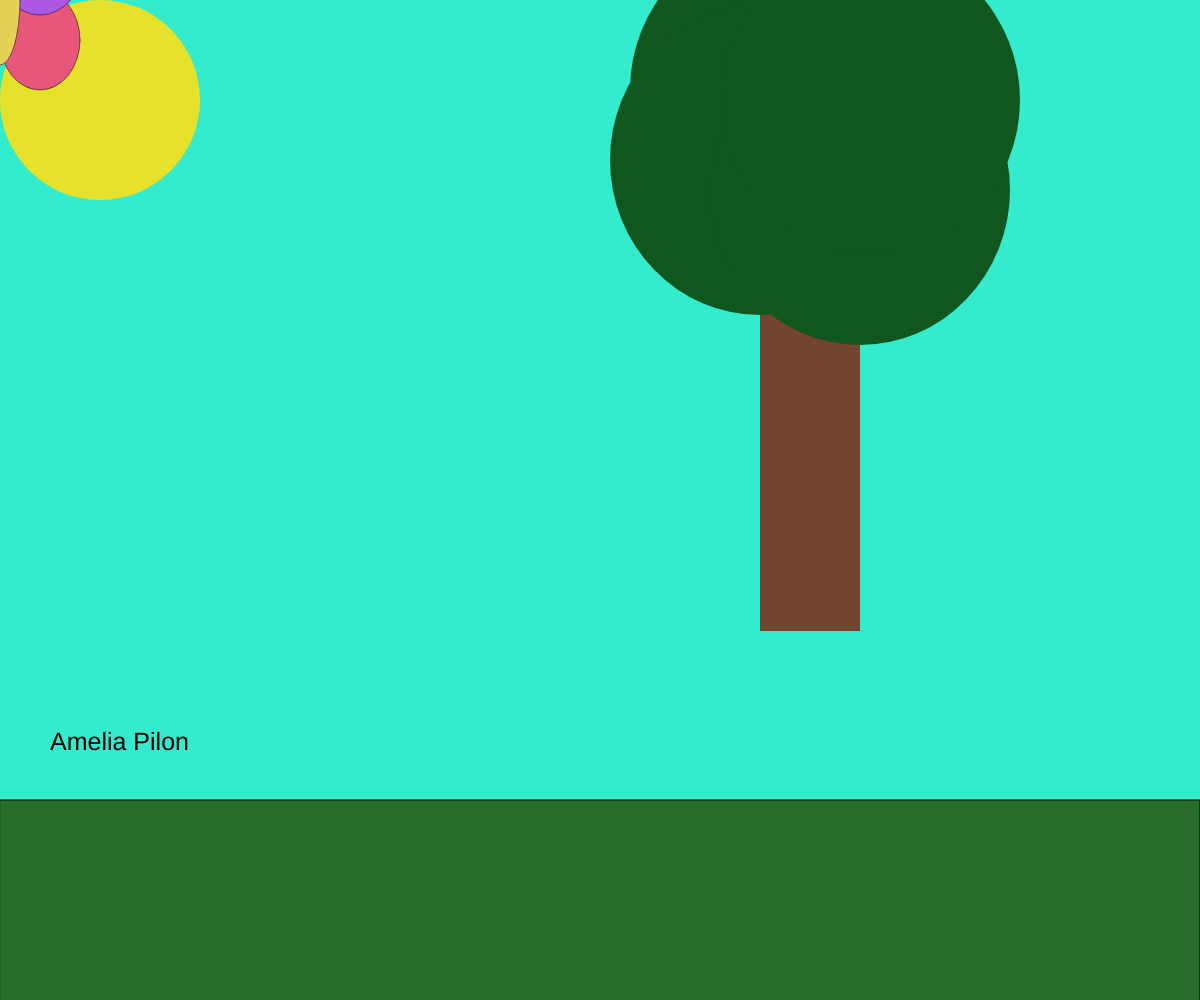
Frame 1 (no input)
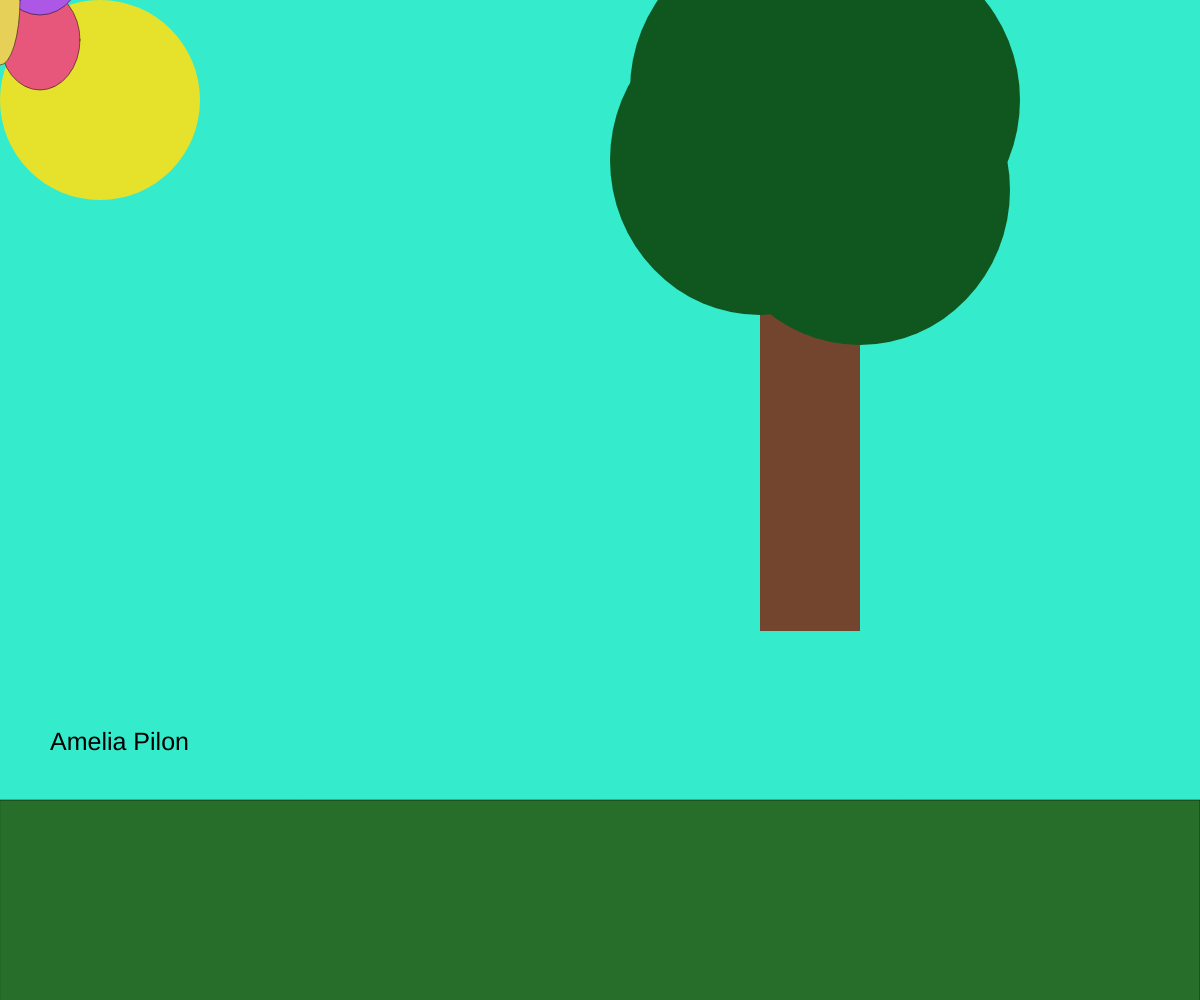
Frame 60 (no input)
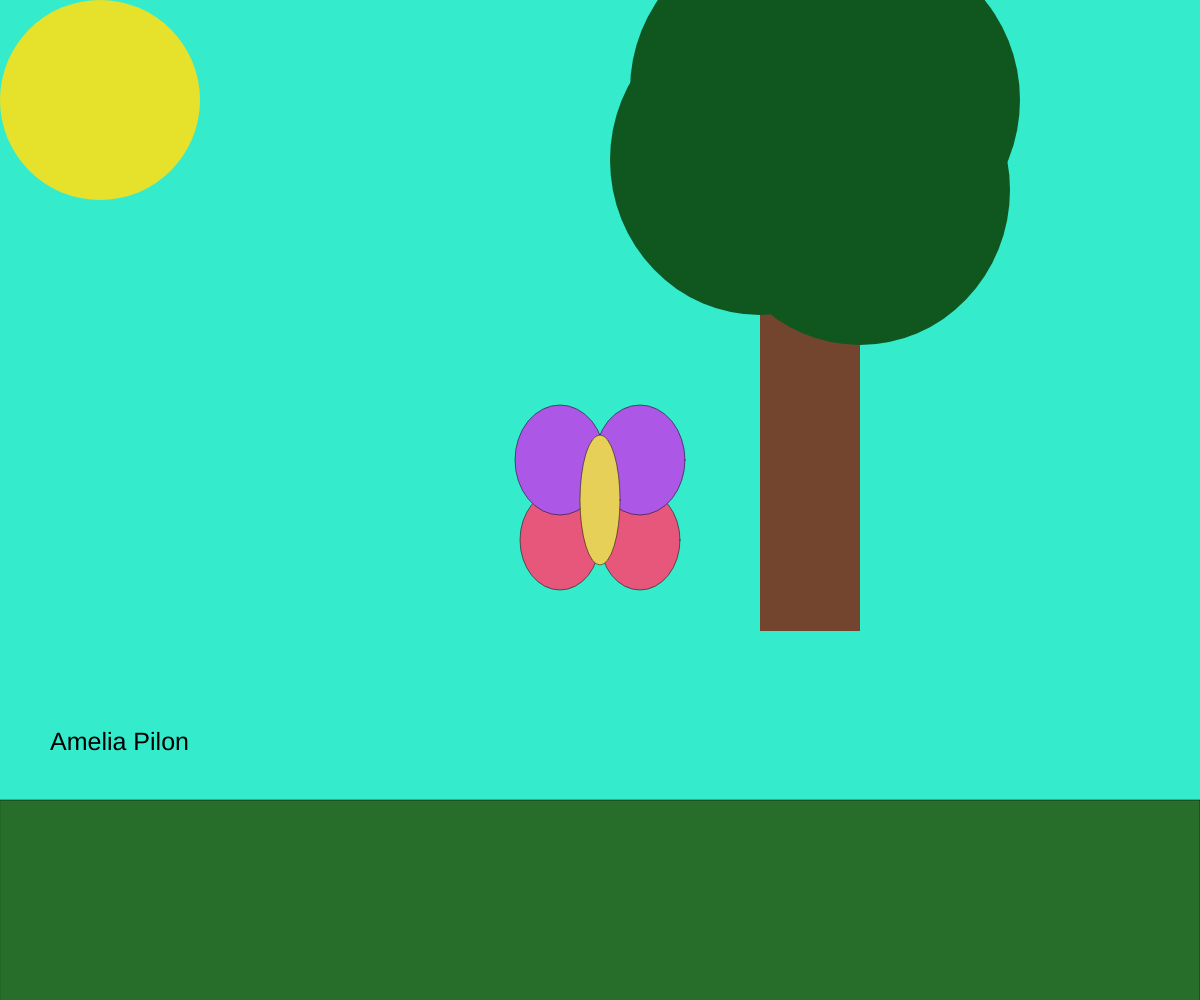
Frame 120 (the mouse pressed at the canvas centre since frame 60)

The p5.js sketch that drew these frames (run headless with seeded random() and noise() and a simulated clock; from frame 60 on, the mouse is pressed at the canvas centre):

// p5.js sketch
// ── sketch.js
// Interactive Scene
// Amelia Pilon
// Febuary 6th, 2020
//
// Scene where you can interact with character

let currentScene = 0;
function setup() {
  createCanvas(windowWidth, windowHeight);
x = width/4;
y = height/4;
}

function draw() {
  background(52, 235, 204);
  scene();
  character();
}

function keyPressed(){
  if (keyIsPressed === true){
    if (keyCode === LEFT_ARROW){
      if(currentScene===0) currentScene=1;
    }
  else if (keyCode === RIGHT_ARROW){
    nextScene();
  }
  }
}


function scene(){
  fill(38, 110, 41);
  rect(0,(windowHeight/5)*4,windowWidth, windowHeight);
  strokeWeight(0);
  fill(115, 69, 46);
  rect(760,131,100,500);//tree base
  fill(15, 87, 30);
  ellipse(780,90,300,310);//tree leaf
  ellipse(760,160,300,310);//
  ellipse(860,190,300,310);//
  ellipse(870,100,300,310);//
  fill(230, 226, 44);
  ellipse(100,100,200,200);//sun
  fill(0);
  textSize(25);
  
  text('Amelia Pilon',50,750);
}

function character(){
  strokeWeight(.5);
  fill(230, 87, 123);
  ellipse(mouseX-40,mouseY+40,80,100);//left bottom wing
  fill(173, 87, 230);
  ellipse(mouseX-40,mouseY-40,90,110);//left top wing
  fill(230, 208, 87);
  fill(230, 87, 123);
  ellipse(mouseX+40,mouseY+40,80,100);//right bottom wing
  fill(173, 87, 230);
  ellipse(mouseX+40,mouseY-40,90,110);//right top wing
  fill(230, 208, 87);
  ellipse(mouseX, mouseY,40, 130);//body base 
}
function nextScene(){
  background(9, 44, 71);
  fill(38, 110, 41);
  rect(0,(windowHeight/5)*4,windowWidth, windowHeight);
  character();
}
